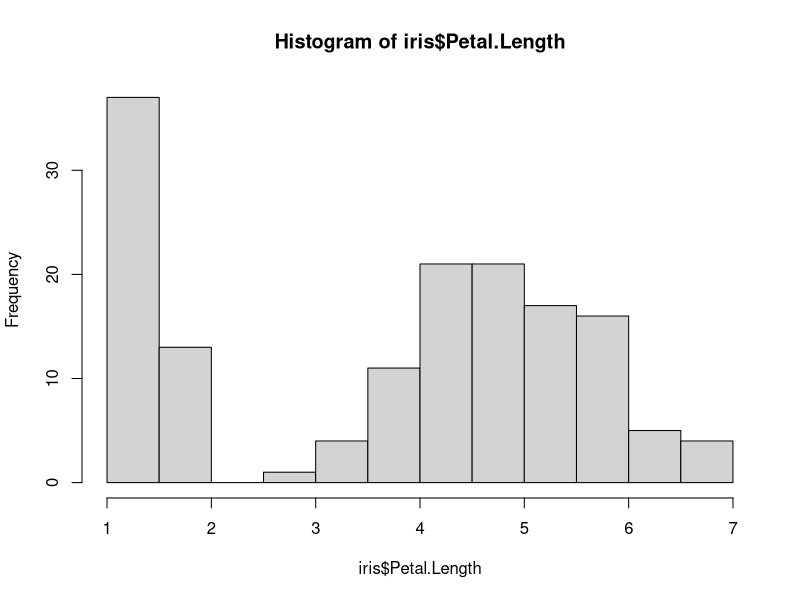

The R source for this figure:
data(iris)
summary(iris$Sepal.Length)
summary(iris$Petal.Length)

petal_length_mean <-mean(iris$Petal.Length)
petal_length_mean

hist(iris$Petal.Length)

